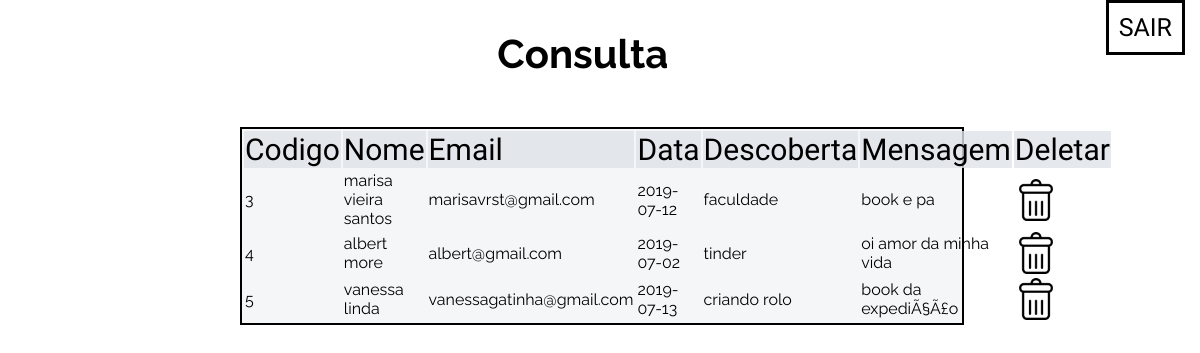
The page /php/consulta.php on the database its author committed.
### tables this page shows
CREATE TABLE IF NOT EXISTS `contato` (
  `codigo` int(11) NOT NULL AUTO_INCREMENT,
  `nome` varchar(50) NOT NULL,
  `email` varchar(100) NOT NULL,
  `data` date NOT NULL,
  `descoberta` varchar(100) NOT NULL,
  `mensagem` varchar(200) NOT NULL,
  PRIMARY KEY (`codigo`)
);

### php/consulta.php (the view, shortened to what this page needs)
<!DOCTYPE! html>
<html lang="pt-br">
	<head>
		<link rel="stylesheet" type="text/css" href="../css/consulta.css"/>
		<link rel="stylesheet" href="../css/estilo.css">
	</head>
	<body>
	  <a id="sair" href="../php/login.php">SAIR</a>
      <h1 id="titulo">Consulta</h1>
	<div id="main">
		<div id="dados">
			<table class="table table-bordered table-responsive-lg table-hover text-center mt-2">
			 <tr id="primeiralinha">
				<td>Codigo</td>
				<td>Nome</td>
				<td>Email</td>
				<td>Data</td>
				<td>Descoberta</td>
				<td>Mensagem</td>
				<td>Deletar</td>
			 </tr>
		</div>
			<?php
				include "conexao.inc";
				echo '<tbody>';
				$sql = mysqli_query($conn,'SELECT * FROM contato');
				while ($row = mysqli_fetch_assoc($sql)) {
					echo '<td>' . $row['codigo'] . '</td>';
					echo '<td>' . $row['nome'] . '</td>';
					echo '<td>' . $row['email'] . '</td>';
					echo '<td>' . $row['data'] . '</td>';
					echo '<td>' . $row['descoberta'] . '</td>';
					echo '<td>' . $row['mensagem'] . '</td>';
					echo "<td><a href=\"deleta.php?codigo=" . $row['codigo'] . "\"><img src='../imagens/61848.png' width='42' height='auto' /></a></td>";
				}
				echo '</tbody></table>';
			?>
	</div>
	</body>
</html>

### css/consulta.css (style rules this page uses)
#primeiralinha { background-color: rgba(223, 228, 234, 0.8); font-family: 'Open Sans Condensed', sans-serif; color: black; font-size: 30px; }
#dados { background-color: rgba(241, 242, 246, 0.7); width: 60%; font-family: 'Raleway', sans-serif; font-size: 100px; margin-left: 20%; border: 2px solid black; }
#titulo { margin-top: 30px; text-align: center; font-family: 'Raleway', sans-serif; font-size: 30pt; margin-bottom:50px; margin-left: 60px; }
#main { text-align: center; }
#sair { font-family: 'Open Sans Condensed', sans-serif; font-size: 25px; text-decoration: none; color: black; border:3px solid black; padding: 10px; float: right; margin-right: 15px; }

### css/estilo.css (style rules this page uses)
body, html { width:100%; min-height: 100%; margin:0; padding:0; overflow-x:hidden; }

### rows shown on the page
contato: codigo "3", nome "marisa vieira santos", email "marisavrst@gmail.com", data "2019-07-12", descoberta "faculdade", mensagem "book e pa"
contato: codigo "4", nome "albert more", email "albert@gmail.com", data "2019-07-02", descoberta "tinder", mensagem "oi amor da minha vida"
contato: codigo "5", nome "vanessa linda", email "vanessagatinha@gmail.com", data "2019-07-13", descoberta "criando rolo", mensagem "book da expediÃ§Ã£o"
